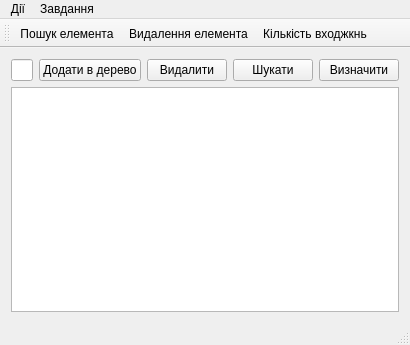
<?xml version="1.0" encoding="UTF-8"?>
<ui version="4.0">
 <class>MainWindow</class>
 <widget class="QMainWindow" name="MainWindow">
  <property name="geometry">
   <rect>
    <x>0</x>
    <y>0</y>
    <width>381</width>
    <height>345</height>
   </rect>
  </property>
  <property name="windowTitle">
   <string>Бінарні дерева</string>
  </property>
  <property name="autoFillBackground">
   <bool>false</bool>
  </property>
  <widget class="QWidget" name="centralWidget">
   <layout class="QGridLayout" name="gridLayout">
    <item row="0" column="0">
     <layout class="QHBoxLayout" name="horizontalLayout">
      <item>
       <widget class="QLineEdit" name="pushEdit"/>
      </item>
      <item>
       <widget class="QPushButton" name="pushButton">
        <property name="text">
         <string>Додати в дерево</string>
        </property>
        <property name="shortcut">
         <string>Return</string>
        </property>
       </widget>
      </item>
      <item>
       <widget class="QPushButton" name="delButton">
        <property name="text">
         <string>Видалити</string>
        </property>
       </widget>
      </item>
      <item>
       <widget class="QPushButton" name="seeButton">
        <property name="text">
         <string>Шукати</string>
        </property>
       </widget>
      </item>
      <item>
       <widget class="QPushButton" name="pointButton">
        <property name="text">
         <string>Визначити</string>
        </property>
       </widget>
      </item>
     </layout>
    </item>
    <item row="1" column="0">
     <widget class="QTextEdit" name="textEdit"/>
    </item>
   </layout>
  </widget>
  <widget class="QMenuBar" name="menuBar">
   <property name="geometry">
    <rect>
     <x>0</x>
     <y>0</y>
     <width>381</width>
     <height>21</height>
    </rect>
   </property>
   <widget class="QMenu" name="menu">
    <property name="title">
     <string>Дії</string>
    </property>
    <addaction name="action_3"/>
    <addaction name="action_2"/>
    <addaction name="action_4"/>
    <addaction name="action"/>
   </widget>
   <widget class="QMenu" name="menu_2">
    <property name="title">
     <string>Завдання</string>
    </property>
    <addaction name="action_5"/>
   </widget>
   <addaction name="menu"/>
   <addaction name="menu_2"/>
  </widget>
  <widget class="QToolBar" name="mainToolBar">
   <attribute name="toolBarArea">
    <enum>TopToolBarArea</enum>
   </attribute>
   <attribute name="toolBarBreak">
    <bool>false</bool>
   </attribute>
   <addaction name="action_3"/>
   <addaction name="action_2"/>
   <addaction name="action_4"/>
  </widget>
  <widget class="QStatusBar" name="statusBar"/>
  <action name="action">
   <property name="text">
    <string>Оновити</string>
   </property>
  </action>
  <action name="action_2">
   <property name="text">
    <string>Видалення елемента</string>
   </property>
  </action>
  <action name="action_3">
   <property name="text">
    <string>Пошук елемента</string>
   </property>
  </action>
  <action name="action_4">
   <property name="text">
    <string>Кількість входжкнь</string>
   </property>
  </action>
  <action name="action_5">
   <property name="text">
    <string>Обчислити добуток всіх елементів</string>
   </property>
  </action>
 </widget>
 <layoutdefault spacing="6" margin="11"/>
 <tabstops>
  <tabstop>pushButton</tabstop>
  <tabstop>pushEdit</tabstop>
  <tabstop>textEdit</tabstop>
 </tabstops>
 <resources/>
 <connections/>
</ui>
